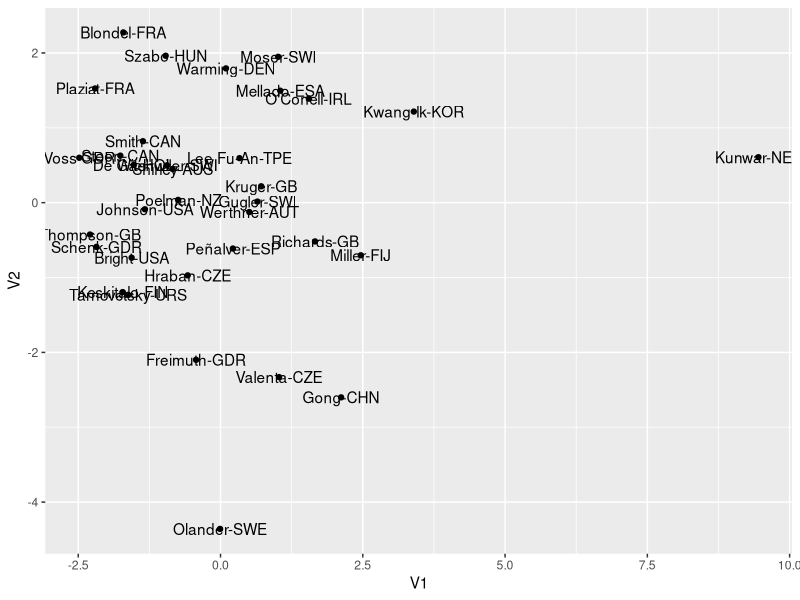
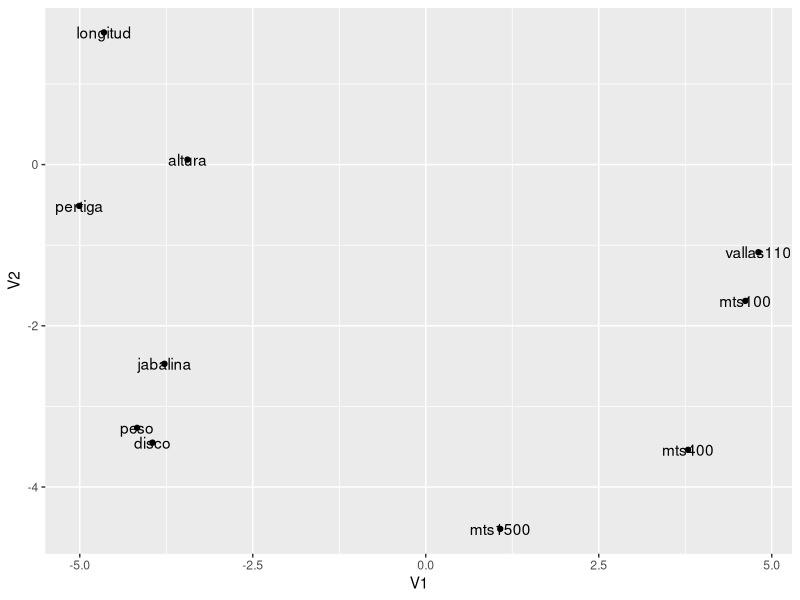

R code for these plots, in order:
#
# University: Universidad de Valladolid
# Degree: Grado en Estadística
# Subject: Análisis de Datos
# Year: 2017/18
# Teacher: Miguel Alejandro Fernández Temprano
# Author: Sergio García Prado (garciparedes.me)
# Name: Análisis de Componentes Principales - Práctica 02
#
#

rm(list = ls())

library(ggplot2)
library(MASS)

#
# 1)
# Importar los datos a SAS desde el fichero Olympic2016 v2.txt;
#

DATA <- read.csv('./../../../datasets/olympic-2016-v2.txt', header=TRUE)

A <- DATA[,1:10]
rownames(A) <- DATA[,12]

#
# 2)
# Efectuar mediante un ACP normado con los datos de las 10 pruebas.
#


X <- t((t(A) - colMeans(A)) / apply(A, 2, sd))
X_n <- dim(X)[1]
X_p <- dim(X)[2]

X_star <- (t(X) %*% X) / (X_n-1)

X_eig <- eigen(X_star)
X_lambda <- X_eig$values
X_u <- X_eig$vectors

#
# 3)
# Calcular los scores en las 10 componentes y comprobar que tienen media 0
# y varianza igual al autovalor correspondiente.
#


F <- X %*% X_u

ggplot(as.data.frame.matrix(F), aes(x=V1, y=V2)) +
  geom_point() +
  geom_text(label=rownames(F))


0 == round(colMeans(F), digits=4)
round(X_lambda, digits=4) == round(apply(F, 2, sd) ^ 2, digits=4)
sum(X_lambda)

#
# 4)
# Calcular las contribuciones absolutas y relativas de los puntos a las
# componentes y hacer la representación gráfica correspondiente.
#


X_ca <- t(t(F^2) / rowSums(t(F ^ 2)))
X_re <- (F^2) / rowSums(F ^ 2)

print(round(X_ca, digits = 4))
print(round(X_re, digits = 4))

#
# 5)
# Considerar ahora la nube de los puntos columna y calcular los autovalores y
# autovectores correspondientes. Comprobar las relaciones con los resultados
# de la nube de puntos fila.
#

X_v <- t(t(F) / sqrt(X_lambda * (X_n - 1)))

print(round(X_v, digits = 4))

G <- t(X) %*% X_v

print(G)

X_u_2 <- t(t(G) / sqrt(X_lambda * (X_n - 1)))


round(X_u_2, digits = 4) == round(X_u, digits = 4)


ggplot(as.data.frame.matrix(G), aes(x=V1, y=V2)) +
  geom_point() +
  geom_text(label=rownames(G))

#
# 6)
# Calcular las proyecciones de las variables (scores) en los nuevos ejes.
# Calcular sus medias, sus varianzas y la suma de sus cuadrados (dividida por n-1).
#

# Medias (nada)
round(colMeans(G), digits=4)

# Varianzas (Nada)
round(apply(G, 2, sd) ^ 2, digits=4)

# Suma de cuadrados dividida entre n-1 (lambdas o autovalores)
round(colSums(G^2)/(X_n -1), digits=4)

#
# 7)
# Reconstruir la matriz de datos original a partir de los autovalores y
# autovectores.
#

# Reconstrucción de la matriz de covarianzas
X_u %*% diag(X_lambda) %*% ginv(X_u)

# Reconstrucción de la matriz de datos
X
(X_v %*% diag(sqrt(X_lambda  * (X_n -1))) %*% t(X_u))

#
# 8)
# Reconstruir la matriz con las dos primeras componentes principales y valorar
# la pérdida.
#

# Ratio de distorsión por la reducción de dimensiones
1-sum(X_lambda[1:2]) / sum(X_lambda)

# Reconstrucción de la matriz de covarianzas
X_u[,1:2] %*% diag(X_lambda[1:2]) %*% ginv(X_u[,1:2])

# Reconstrucción de la matriz de datos
X_v[,1:2] %*% diag(sqrt(X_lambda[1:2] * (X_n -1))) %*% t(X_u[,1:2])
